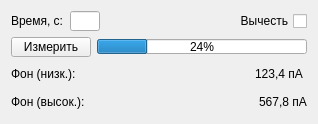
<?xml version="1.0" encoding="UTF-8"?>
<ui version="4.0">
 <class>WidgetBackground</class>
 <widget class="QWidget" name="WidgetBackground">
  <property name="geometry">
   <rect>
    <x>0</x>
    <y>0</y>
    <width>318</width>
    <height>124</height>
   </rect>
  </property>
  <property name="minimumSize">
   <size>
    <width>0</width>
    <height>0</height>
   </size>
  </property>
  <property name="windowTitle">
   <string>Form</string>
  </property>
  <layout class="QVBoxLayout" name="verticalLayout">
   <item>
    <layout class="QHBoxLayout" name="horizontalLayout_4">
     <item>
      <widget class="QLabel" name="label_time">
       <property name="text">
        <string>Время, с:</string>
       </property>
      </widget>
     </item>
     <item>
      <widget class="QLineEdit" name="lineEdit_time">
       <property name="sizePolicy">
        <sizepolicy hsizetype="Fixed" vsizetype="Fixed">
         <horstretch>0</horstretch>
         <verstretch>0</verstretch>
        </sizepolicy>
       </property>
       <property name="minimumSize">
        <size>
         <width>30</width>
         <height>20</height>
        </size>
       </property>
       <property name="maximumSize">
        <size>
         <width>30</width>
         <height>20</height>
        </size>
       </property>
       <property name="alignment">
        <set>Qt::AlignRight|Qt::AlignTrailing|Qt::AlignVCenter</set>
       </property>
      </widget>
     </item>
     <item>
      <spacer name="horizontalSpacer_3">
       <property name="orientation">
        <enum>Qt::Horizontal</enum>
       </property>
       <property name="sizeHint" stdset="0">
        <size>
         <width>40</width>
         <height>20</height>
        </size>
       </property>
      </spacer>
     </item>
     <item>
      <widget class="QCheckBox" name="checkBox_background">
       <property name="layoutDirection">
        <enum>Qt::RightToLeft</enum>
       </property>
       <property name="text">
        <string>Вычесть</string>
       </property>
      </widget>
     </item>
    </layout>
   </item>
   <item>
    <layout class="QHBoxLayout" name="horizontalLayout_3">
     <item>
      <widget class="QPushButton" name="pushButton_background">
       <property name="sizePolicy">
        <sizepolicy hsizetype="Minimum" vsizetype="Fixed">
         <horstretch>0</horstretch>
         <verstretch>15</verstretch>
        </sizepolicy>
       </property>
       <property name="minimumSize">
        <size>
         <width>0</width>
         <height>20</height>
        </size>
       </property>
       <property name="maximumSize">
        <size>
         <width>16777215</width>
         <height>20</height>
        </size>
       </property>
       <property name="text">
        <string>Измерить</string>
       </property>
      </widget>
     </item>
     <item>
      <widget class="QProgressBar" name="progressBar_background">
       <property name="minimumSize">
        <size>
         <width>0</width>
         <height>15</height>
        </size>
       </property>
       <property name="maximumSize">
        <size>
         <width>16777215</width>
         <height>15</height>
        </size>
       </property>
       <property name="value">
        <number>24</number>
       </property>
      </widget>
     </item>
    </layout>
   </item>
   <item>
    <layout class="QHBoxLayout" name="horizontalLayout">
     <item>
      <widget class="QLabel" name="label_titleLowBackground">
       <property name="text">
        <string>Фон (низк.): </string>
       </property>
      </widget>
     </item>
     <item>
      <spacer name="horizontalSpacer">
       <property name="orientation">
        <enum>Qt::Horizontal</enum>
       </property>
       <property name="sizeHint" stdset="0">
        <size>
         <width>40</width>
         <height>20</height>
        </size>
       </property>
      </spacer>
     </item>
     <item>
      <widget class="QLabel" name="label_lowBackground">
       <property name="text">
        <string>123,4 пА </string>
       </property>
      </widget>
     </item>
    </layout>
   </item>
   <item>
    <layout class="QHBoxLayout" name="horizontalLayout_2">
     <item>
      <widget class="QLabel" name="label_titleHighBackground">
       <property name="text">
        <string>Фон (высок.):</string>
       </property>
      </widget>
     </item>
     <item>
      <spacer name="horizontalSpacer_2">
       <property name="orientation">
        <enum>Qt::Horizontal</enum>
       </property>
       <property name="sizeHint" stdset="0">
        <size>
         <width>40</width>
         <height>20</height>
        </size>
       </property>
      </spacer>
     </item>
     <item>
      <widget class="QLabel" name="label_highBackground">
       <property name="text">
        <string>567,8 пА</string>
       </property>
      </widget>
     </item>
    </layout>
   </item>
  </layout>
 </widget>
 <resources/>
 <connections/>
</ui>
